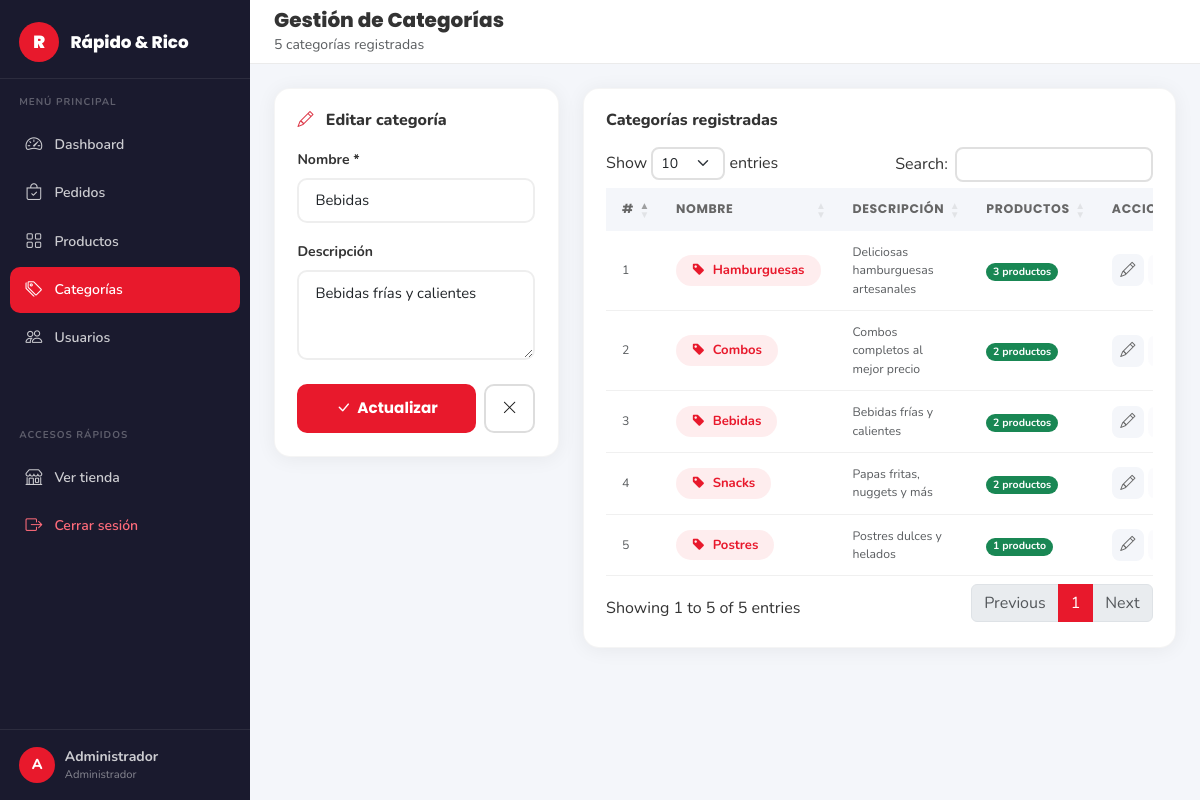
The page /view/admin/categorias.php?editar=3 (signed in) on the database its author committed.
### tables this page shows
CREATE TABLE IF NOT EXISTS categoria (
    id_categoria INT AUTO_INCREMENT PRIMARY KEY,
    nombre       VARCHAR(80)  NOT NULL,
    descripcion  TEXT         DEFAULT NULL,
    created_at   TIMESTAMP    DEFAULT CURRENT_TIMESTAMP
);

### config/conexion.php (called while the page is built, shortened)
<?php
class Conexion
{
    private static ?PDO $instancia = null;
    public static function obtener(): PDO
    {
        if (self::$instancia === null) {
            self::$instancia = self::crearConexion();
        }
        return self::$instancia;
    }
    private static function crearConexion(): PDO
    {
        $dsn = sprintf(
            'mysql:host=%s;port=%s;dbname=%s;charset=%s',
            DB_HOST, DB_PORT, DB_NAME, DB_CHARSET
        );
        $opciones = [
            PDO::ATTR_ERRMODE            => PDO::ERRMODE_EXCEPTION,
            PDO::ATTR_DEFAULT_FETCH_MODE => PDO::FETCH_ASSOC,
            PDO::ATTR_EMULATE_PREPARES   => false,
            PDO::MYSQL_ATTR_INIT_COMMAND => "SET NAMES utf8mb4 COLLATE utf8mb4_unicode_ci",
        ];
        try {
            return new PDO($dsn, DB_USER, DB_PASS, $opciones);
        } catch (PDOException $e) {
            error_log('[' . date('Y-m-d H:i:s') . '] DB Connection Error: ' . $e->getMessage(), 3, LOG_DIR . 'db_errors.log');
            if (APP_ENV === 'development') {
                throw new RuntimeException('Error de conexión BD: ' . $e->getMessage());
            }
            throw new RuntimeException('Error de conexión a la base de datos. Por favor intenta más tarde.');
        }
    }
}

### dao/CategoriaDAO.php (called while the page is built, shortened)
<?php
require_once __DIR__ . '/../config/conexion.php';
class CategoriaDAO
{
    private PDO $pdo;
    public function __construct()
    {
        $this->pdo = Conexion::obtener();
    }
    public function buscarPorId(int $id): ?array
    {
        $stmt = $this->pdo->prepare(
            "SELECT * FROM categoria WHERE id_categoria = :id LIMIT 1"
        );
        $stmt->execute([':id' => $id]);
        return $stmt->fetch() ?: null;
    }
    public function obtenerConConteoProductos(): array
    {
        return $this->pdo->query(
            "SELECT c.*, COUNT(p.id_producto) AS total_productos
             FROM categoria c
             LEFT JOIN producto p
               ON c.id_categoria = p.id_categoria AND p.activo = 1
             GROUP BY c.id_categoria, c.nombre, c.descripcion
             ORDER BY c.nombre ASC"
        )->fetchAll();
    }
}

### helpers/Seguridad.php (called while the page is built, shortened)
<?php
class Seguridad
{
    public static function e(mixed $valor): string
    {
        return htmlspecialchars((string) $valor, ENT_QUOTES | ENT_HTML5, 'UTF-8');
    }
    public static function entero(mixed $valor): int
    {
        return (int) filter_var($valor, FILTER_SANITIZE_NUMBER_INT);
    }
}

### view/admin/categorias.php (the view, shortened to what this page needs)
<?php
require_once __DIR__ . '/../../dao/CategoriaDAO.php';
require_once __DIR__ . '/../../helpers/Seguridad.php';
$dao        = new CategoriaDAO();
$categorias = $dao->obtenerConConteoProductos();
$editar = null;
if (isset($_GET['editar'])) {
    $editar = $dao->buscarPorId(Seguridad::entero($_GET['editar']));
}
?>
<!DOCTYPE html>
<html lang="es">
<head>
  <link href="https://cdn.jsdelivr.net/npm/bootstrap@5.3.3/dist/css/bootstrap.min.css" rel="stylesheet"/>
  <link href="https://cdn.jsdelivr.net/npm/bootstrap-icons@1.11.3/font/bootstrap-icons.min.css" rel="stylesheet"/>
  <link href="https://cdn.datatables.net/1.13.8/css/dataTables.bootstrap5.min.css" rel="stylesheet"/>
  <link href="https://cdnjs.cloudflare.com/ajax/libs/toastr.js/latest/toastr.min.css" rel="stylesheet"/>
  <link href="../../css/style.css" rel="stylesheet"/>
  <link href="../../css/admin.css" rel="stylesheet"/>
</head>
<body class="admin-body">
<?php include __DIR__ . '/partials/sidebar.php'; ?>
<div class="admin-main">
  <div class="admin-topbar">
    <div class="d-flex align-items-center gap-2">
      <div>
        <h5 class="mb-0 fw-800">Gestión de Categorías</h5>
        <small class="text-muted"><?= count($categorias) ?> categorías registradas</small>
      </div>
    </div>
  </div>
  <div class="admin-content">
    <div class="row g-4">
      <div class="col-lg-4">
        <div class="admin-card">
          <h6 class="fw-800 mb-3">
            <i class="bi bi-<?= $editar ? 'pencil' : 'plus-circle' ?> text-danger me-2"></i>
            <?= $editar ? 'Editar categoría' : 'Nueva categoría' ?>
          </h6>
          <form action="../../controller/CategoriaController.php" method="POST" novalidate>
            <div class="mb-3">
              <label class="form-label fw-700 small">Nombre *</label>
              <input type="text" name="nombre" class="form-control rr-input"
                     placeholder="Ej: Hamburguesas, Bebidas..."
                     value="<?= Seguridad::e($editar['nombre'] ?? '') ?>"
                     minlength="2" maxlength="80" required>
            </div>
            <div class="mb-4">
              <label class="form-label fw-700 small">Descripción</label>
              <textarea name="descripcion" class="form-control rr-input" rows="3"
                        placeholder="Descripción breve..."><?= Seguridad::e($editar['descripcion'] ?? '') ?></textarea>
            </div>
            <div class="d-flex gap-2">
              <button type="submit" class="btn-rr flex-fill justify-content-center">
                <i class="bi bi-<?= $editar ? 'check-lg' : 'plus-lg' ?>"></i>
                <?= $editar ? 'Actualizar' : 'Crear categoría' ?>
              </button>
              <?php if ($editar): ?>
              <a href="categorias.php" class="btn-rr-outline px-3" title="Cancelar">
                <i class="bi bi-x-lg"></i>
              </a>
              <?php endif; ?>
            </div>
          </form>
        </div>
      </div>
      <div class="col-lg-8">
        <div class="admin-card">
          <h6 class="fw-800 mb-3">Categorías registradas</h6>
          <div class="table-responsive">
            <table class="table rr-table align-middle" id="tablaCategorias">
              <thead>
                <tr>
                  <th>#</th>
                  <th>Nombre</th>
                  <th>Descripción</th>
                  <th>Productos</th>
                  <th>Acciones</th>
                </tr>
              </thead>
              <tbody>
                <?php if (empty($categorias)): ?>
                <tr>
                  <td colspan="5" class="text-center text-muted py-4">
                    <i class="bi bi-inbox fs-3 d-block mb-2"></i>
                    No hay categorías registradas.
                  </td>
                </tr>
                <?php else: ?>
                <?php foreach ($categorias as $cat): ?>
                <tr>
                  <td class="text-muted small"><?= (int)$cat['id_categoria'] ?></td>
                  <td>
                    <span class="badge rounded-pill px-3 py-2"
                          style="background:rgba(232,25,44,.08);color:var(--rr-red);font-size:.82rem;font-weight:700">
                      <i class="bi bi-tag-fill me-1"></i>
                      <?= Seguridad::e($cat['nombre']) ?>
                    </span>
                  </td>
                  <td class="text-muted small">
                    <?= Seguridad::e($cat['descripcion'] ?? '—') ?>
                  </td>
                  <td>
                    <span class="badge bg-<?= (int)$cat['total_productos'] > 0 ? 'success' : 'secondary' ?> rounded-pill">
                      <?= (int)$cat['total_productos'] ?> producto<?= (int)$cat['total_productos'] !== 1 ? 's' : '' ?>
                    </span>
                  </td>
                  <td>
                    <div class="d-flex gap-1">
                      <a href="categorias.php?editar=<?= (int)$cat['id_categoria'] ?>"
                         class="btn-icon-sm" title="Editar">
                        <i class="bi bi-pencil"></i>
                      </a>
                      <?php if ((int)$cat['total_productos'] === 0): ?>
                      <button type="button" class="btn-icon-sm danger" title="Eliminar"
                              onclick="confirmarEliminar(<?= (int)$cat['id_categoria'] ?>, '<?= Seguridad::attr($cat['nombre']) ?>')">
                        <i class="bi bi-trash3"></i>
                      </button>
                      <?php else: ?>
                      <button type="button" class="btn-icon-sm" title="Tiene productos activos — no eliminable" disabled
                              style="opacity:.35;cursor:not-allowed">
                      </button>
                      <?php endif; ?>
                    </div>
                  </td>
                </tr>
                <?php endforeach; ?>
                <?php endif; ?>
              </tbody>
            </table>
          </div>
        </div>
      </div>
    </div>
  </div>
</div>
</body>
</html>

### css/style.css (style rules this page uses)
:root { --rr-red: #E8192C; --rr-red-dark: #C0121F; --rr-dark: #1A1A1A; --rr-dark2: #212121; --rr-gray: #F5F5F5; --rr-gray2: #EEEEEE; --rr-text: #333333; --rr-muted: #777777; --rr-white: #FFFFFF; --rr-shadow: 0 4px 20px rgba(0,0,0,.10); --rr-shadow-hover: 0 8px 32px rgba(232,25,44,.18); --rr-radius: 18px; }
*, *::before, *::after { box-sizing: border-box; margin: 0; padding: 0; }
body { font-family: 'Nunito', sans-serif; color: var(--rr-text); background: var(--rr-white); }
h1,h2,h3,h4,h5,.navbar-brand { font-family: 'Poppins', sans-serif; }
a { text-decoration: none; }
.btn-rr { background: var(--rr-red); color: #fff !important; font-weight: 700; font-size: .95rem; border: none; padding: .7rem 1.7rem; border-radius: 10px; transition: background .2s, transform .18s, box-shadow .2s; text-decoration: none; display: inline-flex; align-items: center; gap: .4rem; cursor: pointer; font-family: 'Poppins', sans-serif; }
.btn-rr-outline { background: transparent; color: var(--rr-dark) !important; font-weight: 700; font-size: .95rem; padding: .7rem 1.7rem; border-radius: 10px; border: 2px solid #ddd; transition: border-color .2s, color .2s, transform .18s; text-decoration: none; display: inline-flex; align-items: center; gap: .4rem; cursor: pointer; font-family: 'Poppins', sans-serif; }
.rr-input { border: 2px solid #eee; border-radius: 10px; padding: .6rem 1rem; font-size: .93rem; font-family: 'Nunito', sans-serif; transition: border-color .2s, box-shadow .2s; background: var(--rr-white); }
.fw-700 { font-weight: 700 !important; }
.fw-800 { font-weight: 800 !important; }
.rr-table thead th { font-family: 'Poppins', sans-serif; font-weight: 700; font-size: .85rem; color: var(--rr-muted); border-bottom: 2px solid #f0f0f0; background: #fafafa; padding: .8rem 1rem; }
.rr-table tbody td { padding: .8rem 1rem; border-color: #f5f5f5; vertical-align: middle; }

### css/admin.css (style rules this page uses)
:root { --sidebar-w: 250px; --topbar-h: 64px; --admin-bg: #F4F6FA; --sidebar-bg: #1A1A2E; --sidebar-text: rgba(255,255,255,.78); --sidebar-active: #E8192C; --sidebar-hover-bg: rgba(255,255,255,.07); --card-radius: 16px; --shadow-card: 0 2px 20px rgba(0,0,0,.06); }
.admin-body { background: var(--admin-bg); font-family: 'Nunito', sans-serif; min-height: 100vh; display: flex; }
.admin-main { margin-left: var(--sidebar-w); flex: 1; display: flex; flex-direction: column; min-height: 100vh; }
.admin-topbar { height: var(--topbar-h); background: #fff; border-bottom: 1px solid #EBEBEB; display: flex; align-items: center; justify-content: space-between; padding: 0 1.5rem; position: sticky; top: 0; z-index: 100; }
.admin-content { padding: 1.5rem; flex: 1; }
.admin-card { background: #fff; border-radius: var(--card-radius); box-shadow: var(--shadow-card); padding: 1.4rem; border: 1px solid rgba(0,0,0,.04); }
.rr-table { font-size: .875rem; }
.rr-table thead th { background: var(--admin-bg); color: #666; font-weight: 700; font-size: .78rem; text-transform: uppercase; letter-spacing: .05em; border: none; padding: .75rem 1rem; }
.rr-table tbody td { border-color: #F0F0F0; padding: .75rem 1rem; vertical-align: middle; }
.btn-icon-sm { width: 32px; height: 32px; border-radius: 8px; background: var(--admin-bg); border: none; display: inline-flex; align-items: center; justify-content: center; color: #666; font-size: .95rem; text-decoration: none; transition: background .2s, color .2s; }

### rows shown on the page
categoria: nombre "Bebidas", descripcion "Bebidas frías y calientes", id_categoria "3", total_productos "2"
categoria: id_categoria "2", nombre "Combos", descripcion "Combos completos al mejor precio", total_productos "2"
categoria: id_categoria "1", nombre "Hamburguesas", descripcion "Deliciosas hamburguesas artesanales", total_productos "3"
categoria: id_categoria "5", nombre "Postres", descripcion "Postres dulces y helados", total_productos "1"
categoria: id_categoria "4", nombre "Snacks", descripcion "Papas fritas, nuggets y más", total_productos "2"

### other values the page prints
$enlace['label'] "Dashboard"
$enlace['label'] "Pedidos"
$enlace['label'] "Productos"
$enlace['label'] "Categorías"
$enlace['label'] "Usuarios"
substr($_SESSION['nombre'] ?? 'A', 0, 1) "A"
$_SESSION['nombre'] "Administrador"
count($categorias) "5"
